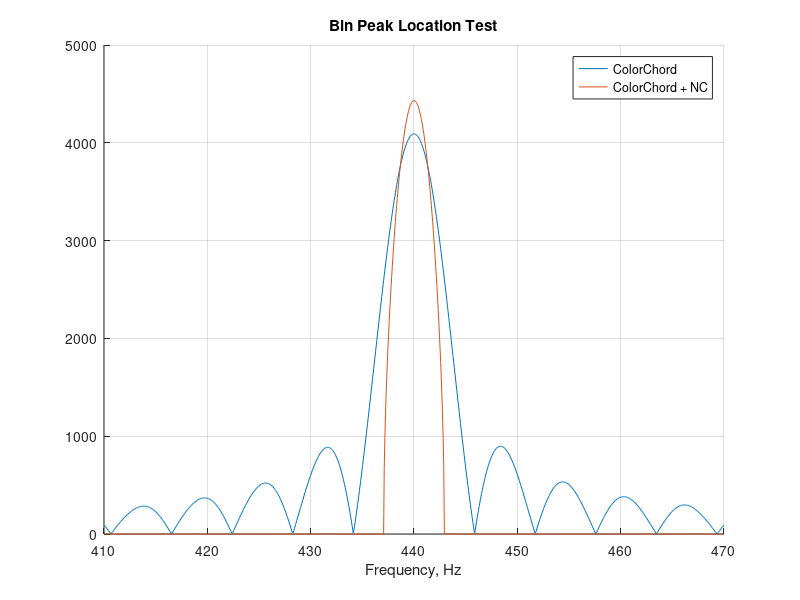

Write the MATLAB code that produced this figure.
% This script is used to check exactly where (in frequency) the peak response of a bin is, using various DFT methods.
% Of special interest is the NC method, which actually uses 2 bins of different frequencies in its calculation.

% The output is a plot of frequency +/- the bin frequency (X) vs bin response strength (Y).
% This is calculated by sweeping input frequency around the bin frequency.

SampleRate = 48000;
WindowSize = 8192;
BinCenter = 440;

NCOffset = SampleRate / WindowSize;
NCBinCenterL = BinCenter - (NCOffset / 2);
NCBinCenterR = BinCenter + (NCOffset / 2);

PlotRange = 30; % Frequency +/- PlotRange, so actual range is 2x this
PlotPointCount = 1000;
InputFrequencies = (BinCenter - PlotRange):((PlotRange * 2) / PlotPointCount):(BinCenter + PlotRange);

t = [0:(1 / SampleRate):((WindowSize - 1) / SampleRate)];
Sin = sin(t .* (2 * pi * BinCenter));
Cos = cos(t .* (2 * pi * BinCenter));
NCSinL = sin(t .* (2 * pi * NCBinCenterL));
NCCosL = cos(t .* (2 * pi * NCBinCenterL));
NCSinR = sin(t .* (2 * pi * NCBinCenterR));
NCCosR = cos(t .* (2 * pi * NCBinCenterR));

Magnitudes = zeros(1, PlotPointCount);
NCMagnitudes = zeros(1, PlotPointCount);

for FreqIndex = 1:(PlotPointCount + 1)
    Freq = InputFrequencies(FreqIndex);
    InputSin = sin(t .* (2 * pi * Freq));

    SinProducts = sum(InputSin .* Sin);
    CosProducts = sum(InputSin .* Cos);
    Magnitudes(FreqIndex) = sqrt((SinProducts * SinProducts) + (CosProducts * CosProducts));

    NCSinProductsL = sum(InputSin .* NCSinL);
    NCCosProductsL = sum(InputSin .* NCCosL);
    NCSinProductsR = sum(InputSin .* NCSinR);
    NCCosProductsR = sum(InputSin .* NCCosR);
    NCMag = (NCSinProductsL * NCSinProductsR) + (NCCosProductsL * NCCosProductsR);
    NCMag = max(0, -NCMag);
    NCMagnitudes(FreqIndex) = sqrt(NCMag) * 1.7;
end

[PeakMag, PeakIndex] = max(Magnitudes);
[PeakNCMag, PeakNCIndex] = max(NCMagnitudes);

disp(sprintf('Normal Method peak was at ... %.2f [%.2f] %.2f ...', InputFrequencies(PeakIndex - 1), InputFrequencies(PeakIndex), InputFrequencies(PeakIndex + 1)));
disp(sprintf('    NC Method peak was at ... %.2f [%.2f] %.2f ...', InputFrequencies(PeakNCIndex - 1), InputFrequencies(PeakNCIndex), InputFrequencies(PeakNCIndex + 1)));

hold on;
figure(1);
plot(InputFrequencies, Magnitudes);
plot(InputFrequencies, NCMagnitudes);
xlim([BinCenter - PlotRange, BinCenter + PlotRange]);
%xline(BinCenter);
title("Bin Peak Location Test");
xlabel("Frequency, Hz");
legend("ColorChord", "ColorChord + NC"); %, "FFT", "NC FFT"
grid on;
hold off;
